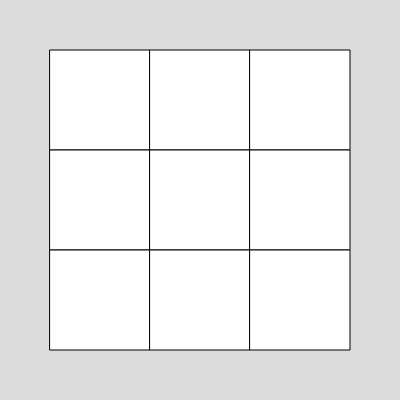
Frame 1 (no input)
Frame 60 (no input): identical to frame 1, image omitted
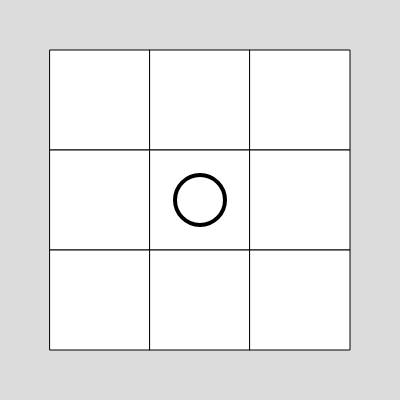
Frame 120 (the mouse pressed at the canvas centre since frame 60)

The p5.js sketch that drew these frames (run headless with seeded random() and noise() and a simulated clock; from frame 60 on, the mouse is pressed at the canvas centre):

// p5.js sketch
// ── sketch.js
let checker = false;
let counter = 0;
let winner = "circle";
function setup() {
  createCanvas(400, 400);
background(220);
for(let i = 50; i< width - 50; i+= 100){
    for(let j = 50; j< height- 50; j+=100){
      rect(i,j,100,100)
    }
  }
  strokeWeight(4);
}
if(winner == "circle"){
  checker = true;
}
else {
  checker = false;
}

function draw() {
  
}

function mousePressed(){
  if(counter <= 9){
  if(mouseX > 50 && mouseX < 150 && mouseY > 50 && mouseY < 150){
    if(checker){
      counter++;
      ellipse(100, 100,50, 50)
      checker = false;
      
    }
    else {
     counter++;
      line(65,65, 135, 135)
      line(135, 65, 65, 135)
      checker = true;
      
    }
  }
  else if(mouseX > 150 && mouseX < 250 && mouseY > 50 && mouseY < 150){
    if(checker){
    counter++;
    ellipse(200,100,50,50)
      checker = false;
    }
    else {
      counter++;
      line(165, 65, 235,135)
    line(235,65,165,135)
      checker = true;
    }
    
  }
  else if(mouseX > 250 && mouseX < 350 && mouseY > 50 && mouseY < 150){
    if(checker){
      counter++;
      
    ellipse(300,100,50,50)
      checker = false;
    }
    else {
      counter++;
      line(265,65, 335,135)
    line(335,65, 265, 135)
      checker = true;
    }
  }
  else if(mouseX > 50 && mouseX < 150 && mouseY > 150 && mouseY < 250){
    if(checker){
     counter++;
    ellipse(100,200,50,50)
      checker = false;
    }
    else {
      counter++;
       line(135, 165, 65,235)
    line(65, 165, 135,235)
      checker = true;
    }
  }
  else if(mouseX > 150 && mouseX < 250 && mouseY >150 && mouseY < 250){
    if(checker){
     counter++;
    ellipse(200,200,50,50)
      checker = false;
    }
    else {
      counter++;
       line(235,165, 165, 235)
    line(165, 165, 235, 235)
      checker = true;
    }
  }
  else if(mouseX > 250 && mouseX < 350 && mouseY > 150 && mouseY < 250){
    if(checker){
     counter++;
    ellipse(300,200,50,50)
      checker = false;
    }
    else {
      counter++;
       line(265, 165, 335, 235 );
    line(335, 165, 265,235);
      checker = true;
    }
  }  
  else if(mouseX >50 && mouseX < 150 && mouseY > 250 && mouseY < 350){
    if(checker){
      counter++;
    ellipse(100,300,50,50)
      checker = false;
    }
    else {
      counter++;
      line(65, 265, 135,335)
    line(135, 265, 65, 335)
      checker = true;
    }
  }
  else if(mouseX >150 && mouseX < 250 && mouseY > 250 && mouseY < 350){
    if(checker){
     counter++;
    ellipse(200,300,50,50)
      checker = false;
    }
    else{
      counter++;
       line(165, 265, 235,335)
    line(235, 265, 165, 335)
      checker = true;
    }
  }
  else if(mouseX >250 && mouseX < 350 && mouseY > 250 && mouseY < 350){
    if(checker){
    counter++;
    ellipse(300,300,50,50)
      checker = false;
    }else {
      counter++;
      line(265, 265, 335,335)
    line(335, 265, 265, 335)
      checker = true;
    }
  }
}
}
